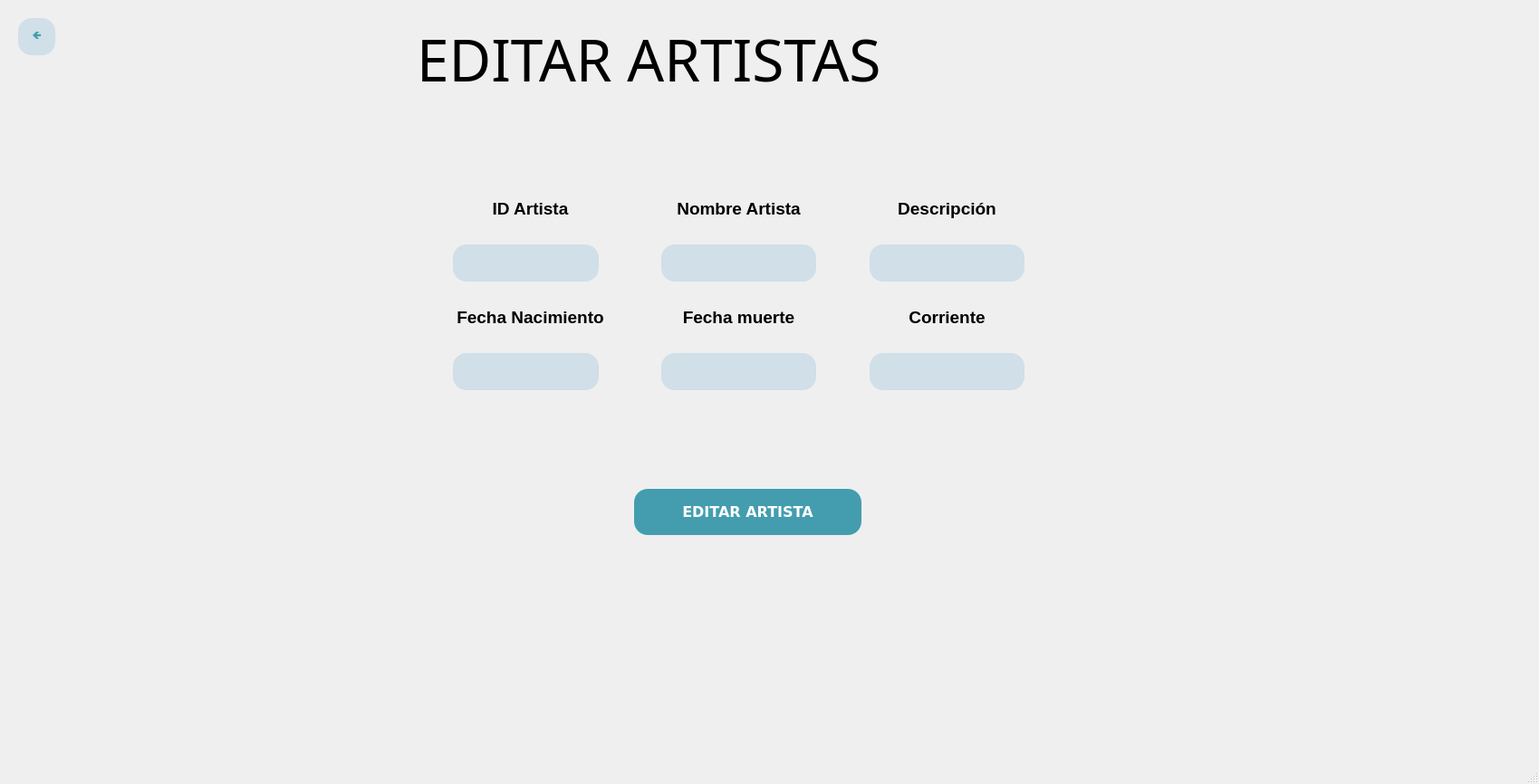
<?xml version="1.0" encoding="UTF-8"?>
<ui version="4.0">
 <class>MainWindow</class>
 <widget class="QMainWindow" name="MainWindow">
  <property name="geometry">
   <rect>
    <x>0</x>
    <y>0</y>
    <width>1699</width>
    <height>866</height>
   </rect>
  </property>
  <property name="windowTitle">
   <string>MainWindow</string>
  </property>
  <widget class="QWidget" name="centralwidget">
   <widget class="QLabel" name="Titulo">
    <property name="geometry">
     <rect>
      <x>460</x>
      <y>20</y>
      <width>731</width>
      <height>91</height>
     </rect>
    </property>
    <property name="font">
     <font>
      <family>Bell MT</family>
      <pointsize>24</pointsize>
      <weight>50</weight>
      <bold>false</bold>
     </font>
    </property>
    <property name="text">
     <string>&lt;html&gt;&lt;head/&gt;&lt;body&gt;&lt;p&gt;&lt;span style=&quot; font-size:48pt;&quot;&gt;EDITAR ARTISTAS&lt;/span&gt;&lt;/p&gt;&lt;/body&gt;&lt;/html&gt;</string>
    </property>
   </widget>
   <widget class="QLineEdit" name="Corriente_entrada">
    <property name="geometry">
     <rect>
      <x>960</x>
      <y>390</y>
      <width>171</width>
      <height>41</height>
     </rect>
    </property>
    <property name="styleSheet">
     <string notr="true">border-radius: 15px;
background-color: rgb(208, 223, 232);</string>
    </property>
   </widget>
   <widget class="QLineEdit" name="FechaMuerte_entrada">
    <property name="geometry">
     <rect>
      <x>730</x>
      <y>390</y>
      <width>171</width>
      <height>41</height>
     </rect>
    </property>
    <property name="styleSheet">
     <string notr="true">border-radius: 15px;
background-color: rgb(208, 223, 232);</string>
    </property>
   </widget>
   <widget class="QLineEdit" name="NombreArtista_entrada">
    <property name="geometry">
     <rect>
      <x>730</x>
      <y>270</y>
      <width>171</width>
      <height>41</height>
     </rect>
    </property>
    <property name="styleSheet">
     <string notr="true">border-radius: 15px;
background-color: rgb(208, 223, 232);</string>
    </property>
   </widget>
   <widget class="QLineEdit" name="IDArtista_entrada">
    <property name="geometry">
     <rect>
      <x>500</x>
      <y>270</y>
      <width>161</width>
      <height>41</height>
     </rect>
    </property>
    <property name="styleSheet">
     <string notr="true">border-radius: 15px;
background-color: rgb(208, 223, 232);</string>
    </property>
   </widget>
   <widget class="QLabel" name="label">
    <property name="geometry">
     <rect>
      <x>480</x>
      <y>210</y>
      <width>211</width>
      <height>41</height>
     </rect>
    </property>
    <property name="text">
     <string>&lt;html&gt;&lt;head/&gt;&lt;body&gt;&lt;p align=&quot;center&quot;&gt;&lt;span style=&quot; font-size:14pt; font-weight:600;&quot;&gt;ID Artista&lt;/span&gt;&lt;/p&gt;&lt;/body&gt;&lt;/html&gt;</string>
    </property>
   </widget>
   <widget class="QLabel" name="label_4">
    <property name="geometry">
     <rect>
      <x>940</x>
      <y>210</y>
      <width>211</width>
      <height>41</height>
     </rect>
    </property>
    <property name="text">
     <string>&lt;html&gt;&lt;head/&gt;&lt;body&gt;&lt;p align=&quot;center&quot;&gt;&lt;span style=&quot; font-size:14pt; font-weight:600;&quot;&gt;Descripción&lt;/span&gt;&lt;/p&gt;&lt;/body&gt;&lt;/html&gt;</string>
    </property>
   </widget>
   <widget class="QLabel" name="label_7">
    <property name="geometry">
     <rect>
      <x>940</x>
      <y>330</y>
      <width>211</width>
      <height>41</height>
     </rect>
    </property>
    <property name="text">
     <string>&lt;html&gt;&lt;head/&gt;&lt;body&gt;&lt;p align=&quot;center&quot;&gt;&lt;span style=&quot; font-size:14pt; font-weight:600;&quot;&gt;Corriente&lt;/span&gt;&lt;/p&gt;&lt;/body&gt;&lt;/html&gt;</string>
    </property>
   </widget>
   <widget class="QLabel" name="label_8">
    <property name="geometry">
     <rect>
      <x>710</x>
      <y>330</y>
      <width>211</width>
      <height>41</height>
     </rect>
    </property>
    <property name="text">
     <string>&lt;html&gt;&lt;head/&gt;&lt;body&gt;&lt;p align=&quot;center&quot;&gt;&lt;span style=&quot; font-size:14pt; font-weight:600;&quot;&gt;Fecha muerte&lt;/span&gt;&lt;/p&gt;&lt;/body&gt;&lt;/html&gt;</string>
    </property>
   </widget>
   <widget class="QLabel" name="label_2">
    <property name="geometry">
     <rect>
      <x>480</x>
      <y>330</y>
      <width>211</width>
      <height>41</height>
     </rect>
    </property>
    <property name="text">
     <string>&lt;html&gt;&lt;head/&gt;&lt;body&gt;&lt;p align=&quot;center&quot;&gt;&lt;span style=&quot; font-size:14pt; font-weight:600;&quot;&gt;Fecha Nacimiento&lt;/span&gt;&lt;/p&gt;&lt;/body&gt;&lt;/html&gt;</string>
    </property>
   </widget>
   <widget class="QLineEdit" name="Descripcion_entrada">
    <property name="geometry">
     <rect>
      <x>960</x>
      <y>270</y>
      <width>171</width>
      <height>41</height>
     </rect>
    </property>
    <property name="styleSheet">
     <string notr="true">border-radius: 15px;
background-color: rgb(208, 223, 232);</string>
    </property>
   </widget>
   <widget class="QLineEdit" name="FechaNacimiento_entrada">
    <property name="geometry">
     <rect>
      <x>500</x>
      <y>390</y>
      <width>161</width>
      <height>41</height>
     </rect>
    </property>
    <property name="styleSheet">
     <string notr="true">border-radius: 15px;
background-color: rgb(208, 223, 232);</string>
    </property>
   </widget>
   <widget class="QLabel" name="label_3">
    <property name="geometry">
     <rect>
      <x>710</x>
      <y>210</y>
      <width>211</width>
      <height>41</height>
     </rect>
    </property>
    <property name="text">
     <string>&lt;html&gt;&lt;head/&gt;&lt;body&gt;&lt;p align=&quot;center&quot;&gt;&lt;span style=&quot; font-size:14pt; font-weight:600;&quot;&gt;Nombre Artista&lt;/span&gt;&lt;/p&gt;&lt;/body&gt;&lt;/html&gt;</string>
    </property>
   </widget>
   <widget class="QPushButton" name="BotonEditarArtista">
    <property name="geometry">
     <rect>
      <x>700</x>
      <y>540</y>
      <width>251</width>
      <height>51</height>
     </rect>
    </property>
    <property name="palette">
     <palette>
      <active>
       <colorrole role="WindowText">
        <brush brushstyle="SolidPattern">
         <color alpha="255">
          <red>255</red>
          <green>255</green>
          <blue>255</blue>
         </color>
        </brush>
       </colorrole>
       <colorrole role="Button">
        <brush brushstyle="SolidPattern">
         <color alpha="255">
          <red>67</red>
          <green>157</green>
          <blue>175</blue>
         </color>
        </brush>
       </colorrole>
       <colorrole role="Text">
        <brush brushstyle="SolidPattern">
         <color alpha="255">
          <red>255</red>
          <green>255</green>
          <blue>255</blue>
         </color>
        </brush>
       </colorrole>
       <colorrole role="ButtonText">
        <brush brushstyle="SolidPattern">
         <color alpha="255">
          <red>255</red>
          <green>255</green>
          <blue>255</blue>
         </color>
        </brush>
       </colorrole>
       <colorrole role="Base">
        <brush brushstyle="SolidPattern">
         <color alpha="255">
          <red>67</red>
          <green>157</green>
          <blue>175</blue>
         </color>
        </brush>
       </colorrole>
       <colorrole role="Window">
        <brush brushstyle="SolidPattern">
         <color alpha="255">
          <red>67</red>
          <green>157</green>
          <blue>175</blue>
         </color>
        </brush>
       </colorrole>
       <colorrole role="PlaceholderText">
        <brush brushstyle="NoBrush">
         <color alpha="128">
          <red>255</red>
          <green>255</green>
          <blue>255</blue>
         </color>
        </brush>
       </colorrole>
      </active>
      <inactive>
       <colorrole role="WindowText">
        <brush brushstyle="SolidPattern">
         <color alpha="255">
          <red>255</red>
          <green>255</green>
          <blue>255</blue>
         </color>
        </brush>
       </colorrole>
       <colorrole role="Button">
        <brush brushstyle="SolidPattern">
         <color alpha="255">
          <red>67</red>
          <green>157</green>
          <blue>175</blue>
         </color>
        </brush>
       </colorrole>
       <colorrole role="Text">
        <brush brushstyle="SolidPattern">
         <color alpha="255">
          <red>255</red>
          <green>255</green>
          <blue>255</blue>
         </color>
        </brush>
       </colorrole>
       <colorrole role="ButtonText">
        <brush brushstyle="SolidPattern">
         <color alpha="255">
          <red>255</red>
          <green>255</green>
          <blue>255</blue>
         </color>
        </brush>
       </colorrole>
       <colorrole role="Base">
        <brush brushstyle="SolidPattern">
         <color alpha="255">
          <red>67</red>
          <green>157</green>
          <blue>175</blue>
         </color>
        </brush>
       </colorrole>
       <colorrole role="Window">
        <brush brushstyle="SolidPattern">
         <color alpha="255">
          <red>67</red>
          <green>157</green>
          <blue>175</blue>
         </color>
        </brush>
       </colorrole>
       <colorrole role="PlaceholderText">
        <brush brushstyle="NoBrush">
         <color alpha="128">
          <red>255</red>
          <green>255</green>
          <blue>255</blue>
         </color>
        </brush>
       </colorrole>
      </inactive>
      <disabled>
       <colorrole role="WindowText">
        <brush brushstyle="SolidPattern">
         <color alpha="255">
          <red>255</red>
          <green>255</green>
          <blue>255</blue>
         </color>
        </brush>
       </colorrole>
       <colorrole role="Button">
        <brush brushstyle="SolidPattern">
         <color alpha="255">
          <red>67</red>
          <green>157</green>
          <blue>175</blue>
         </color>
        </brush>
       </colorrole>
       <colorrole role="Text">
        <brush brushstyle="SolidPattern">
         <color alpha="255">
          <red>255</red>
          <green>255</green>
          <blue>255</blue>
         </color>
        </brush>
       </colorrole>
       <colorrole role="ButtonText">
        <brush brushstyle="SolidPattern">
         <color alpha="255">
          <red>255</red>
          <green>255</green>
          <blue>255</blue>
         </color>
        </brush>
       </colorrole>
       <colorrole role="Base">
        <brush brushstyle="SolidPattern">
         <color alpha="255">
          <red>67</red>
          <green>157</green>
          <blue>175</blue>
         </color>
        </brush>
       </colorrole>
       <colorrole role="Window">
        <brush brushstyle="SolidPattern">
         <color alpha="255">
          <red>67</red>
          <green>157</green>
          <blue>175</blue>
         </color>
        </brush>
       </colorrole>
       <colorrole role="PlaceholderText">
        <brush brushstyle="NoBrush">
         <color alpha="128">
          <red>255</red>
          <green>255</green>
          <blue>255</blue>
         </color>
        </brush>
       </colorrole>
      </disabled>
     </palette>
    </property>
    <property name="font">
     <font>
      <family>Verdana</family>
      <pointsize>12</pointsize>
      <weight>75</weight>
      <bold>true</bold>
     </font>
    </property>
    <property name="cursor">
     <cursorShape>PointingHandCursor</cursorShape>
    </property>
    <property name="styleSheet">
     <string notr="true">background-color: rgb(67, 157, 175);
color: rgb(255, 255, 255);
font-weight: bold;
font-family: 'Verdana';
border-radius: 15px;</string>
    </property>
    <property name="text">
     <string>EDITAR ARTISTA</string>
    </property>
   </widget>
   <widget class="QPushButton" name="BotonAtras">
    <property name="geometry">
     <rect>
      <x>20</x>
      <y>20</y>
      <width>41</width>
      <height>41</height>
     </rect>
    </property>
    <property name="palette">
     <palette>
      <active>
       <colorrole role="WindowText">
        <brush brushstyle="SolidPattern">
         <color alpha="255">
          <red>67</red>
          <green>157</green>
          <blue>175</blue>
         </color>
        </brush>
       </colorrole>
       <colorrole role="Button">
        <brush brushstyle="SolidPattern">
         <color alpha="255">
          <red>208</red>
          <green>223</green>
          <blue>232</blue>
         </color>
        </brush>
       </colorrole>
       <colorrole role="Text">
        <brush brushstyle="SolidPattern">
         <color alpha="255">
          <red>67</red>
          <green>157</green>
          <blue>175</blue>
         </color>
        </brush>
       </colorrole>
       <colorrole role="ButtonText">
        <brush brushstyle="SolidPattern">
         <color alpha="255">
          <red>67</red>
          <green>157</green>
          <blue>175</blue>
         </color>
        </brush>
       </colorrole>
       <colorrole role="Base">
        <brush brushstyle="SolidPattern">
         <color alpha="255">
          <red>208</red>
          <green>223</green>
          <blue>232</blue>
         </color>
        </brush>
       </colorrole>
       <colorrole role="Window">
        <brush brushstyle="SolidPattern">
         <color alpha="255">
          <red>208</red>
          <green>223</green>
          <blue>232</blue>
         </color>
        </brush>
       </colorrole>
       <colorrole role="PlaceholderText">
        <brush brushstyle="NoBrush">
         <color alpha="128">
          <red>67</red>
          <green>157</green>
          <blue>175</blue>
         </color>
        </brush>
       </colorrole>
      </active>
      <inactive>
       <colorrole role="WindowText">
        <brush brushstyle="SolidPattern">
         <color alpha="255">
          <red>67</red>
          <green>157</green>
          <blue>175</blue>
         </color>
        </brush>
       </colorrole>
       <colorrole role="Button">
        <brush brushstyle="SolidPattern">
         <color alpha="255">
          <red>208</red>
          <green>223</green>
          <blue>232</blue>
         </color>
        </brush>
       </colorrole>
       <colorrole role="Text">
        <brush brushstyle="SolidPattern">
         <color alpha="255">
          <red>67</red>
          <green>157</green>
          <blue>175</blue>
         </color>
        </brush>
       </colorrole>
       <colorrole role="ButtonText">
        <brush brushstyle="SolidPattern">
         <color alpha="255">
          <red>67</red>
          <green>157</green>
          <blue>175</blue>
         </color>
        </brush>
       </colorrole>
       <colorrole role="Base">
        <brush brushstyle="SolidPattern">
         <color alpha="255">
          <red>208</red>
          <green>223</green>
          <blue>232</blue>
         </color>
        </brush>
       </colorrole>
       <colorrole role="Window">
        <brush brushstyle="SolidPattern">
         <color alpha="255">
          <red>208</red>
          <green>223</green>
          <blue>232</blue>
         </color>
        </brush>
       </colorrole>
       <colorrole role="PlaceholderText">
        <brush brushstyle="NoBrush">
         <color alpha="128">
          <red>67</red>
          <green>157</green>
          <blue>175</blue>
         </color>
        </brush>
       </colorrole>
      </inactive>
      <disabled>
       <colorrole role="WindowText">
        <brush brushstyle="SolidPattern">
         <color alpha="255">
          <red>67</red>
          <green>157</green>
          <blue>175</blue>
         </color>
        </brush>
       </colorrole>
       <colorrole role="Button">
        <brush brushstyle="SolidPattern">
         <color alpha="255">
          <red>208</red>
          <green>223</green>
          <blue>232</blue>
         </color>
        </brush>
       </colorrole>
       <colorrole role="Text">
        <brush brushstyle="SolidPattern">
         <color alpha="255">
          <red>67</red>
          <green>157</green>
          <blue>175</blue>
         </color>
        </brush>
       </colorrole>
       <colorrole role="ButtonText">
        <brush brushstyle="SolidPattern">
         <color alpha="255">
          <red>67</red>
          <green>157</green>
          <blue>175</blue>
         </color>
        </brush>
       </colorrole>
       <colorrole role="Base">
        <brush brushstyle="SolidPattern">
         <color alpha="255">
          <red>208</red>
          <green>223</green>
          <blue>232</blue>
         </color>
        </brush>
       </colorrole>
       <colorrole role="Window">
        <brush brushstyle="SolidPattern">
         <color alpha="255">
          <red>208</red>
          <green>223</green>
          <blue>232</blue>
         </color>
        </brush>
       </colorrole>
       <colorrole role="PlaceholderText">
        <brush brushstyle="NoBrush">
         <color alpha="128">
          <red>67</red>
          <green>157</green>
          <blue>175</blue>
         </color>
        </brush>
       </colorrole>
      </disabled>
     </palette>
    </property>
    <property name="cursor">
     <cursorShape>PointingHandCursor</cursorShape>
    </property>
    <property name="styleSheet">
     <string notr="true">background-color: rgb(208, 223, 232);
color:rgb(67, 157, 175);
font-weight: bold;
font-family: 'Verdana';
border-radius: 15px;</string>
    </property>
    <property name="text">
     <string>🡸</string>
    </property>
   </widget>
  </widget>
  <widget class="QStatusBar" name="statusbar"/>
 </widget>
 <resources/>
 <connections/>
</ui>
